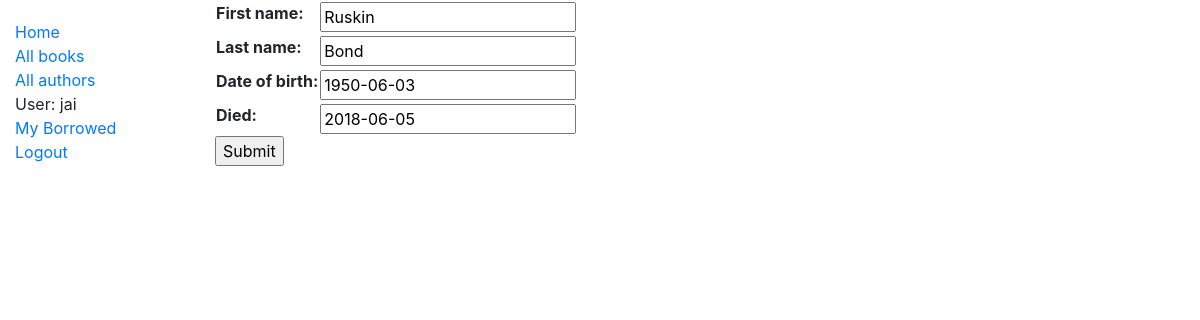
/catalog/author/1/update/ (signed in), run on the app's committed database.
### catalog/models.py (models this page shows, shortened)
class Author(models.Model):
    first_name = models.CharField(max_length=100)
    last_name = models.CharField(max_length=100)
    date_of_birth = models.DateField(null=True, blank=True)
    date_of_death = models.DateField('Died', null=True, blank=True)
    class Meta:
        ordering = ['last_name']

### catalog/views.py (the view)
# urls.py: path('author/<int:pk>/update/', views.AuthorUpdate.as_view(), name='author_update'),
class AuthorUpdate(LoginRequiredMixin, UpdateView):
    permission_required = 'catalog.can_mark_returned'
    model = Author
    fields = ['first_name', 'last_name', 'date_of_birth', 'date_of_death']

### catalog/templates/catalog/author_form.html (shortened to what this page needs)
{% extends 'catalog/base.html' %}
{% block content %}
<form action="" method="POST">
    <table>
        {{ form.as_table }}
    </table>
    <input type="submit" value="Submit">
</form>
{% endblock %}

### catalog/templates/catalog/base.html (shortened to what this page needs)
<!DOCTYPE html>
<html lang="en">
<head>
  <link rel="stylesheet" href="https://stackpath.bootstrapcdn.com/bootstrap/4.1.3/css/bootstrap.min.css">
  {% load static %}
  <link rel="stylesheet" href="{% static 'catalog/style.css' %}">
</head>
<body>
  <div class="container-fluid">
    <div class="row">
      <div class="col-sm-2">
      {% block sidebar %}
        <ul class="sidebar-nav">
          <li><a href="{% url 'index' %}">Home</a></li>
          <li><a href="{% url 'books' %}">All books</a></li>
          <li><a href="{% url 'authors' %}">All authors</a></li>
        {% if user.is_authenticated %}
        <li>User: {{ user.get_username }}</li>
        <li><a href="{% url 'my-borrowed' %}">My Borrowed</a></li>
        <li><a href="{% url 'logout' %}?next={{request.path}}">Logout</a></li>
        {% else %}
        <li><a href="{% url 'login' %}?next={{request.path}}">Login</a></li>
        {% endif %}
      </ul>
     {% endblock %}
      </div>
      <div class="col-sm-10 ">{% block content %}{% endblock %}
      </div>
    </div>
  </div>
</body>
</html>

### catalog/static/catalog/style.css (style rules this page uses)
.sidebar-nav { margin-top: 20px; padding: 0; list-style: none; }

### data on the page
Author: first_name "Ruskin", last_name "Bond", date_of_birth "1950-06-03", date_of_death "2018-06-05"

### other printed values
{{ user.get_username }} "jai"
